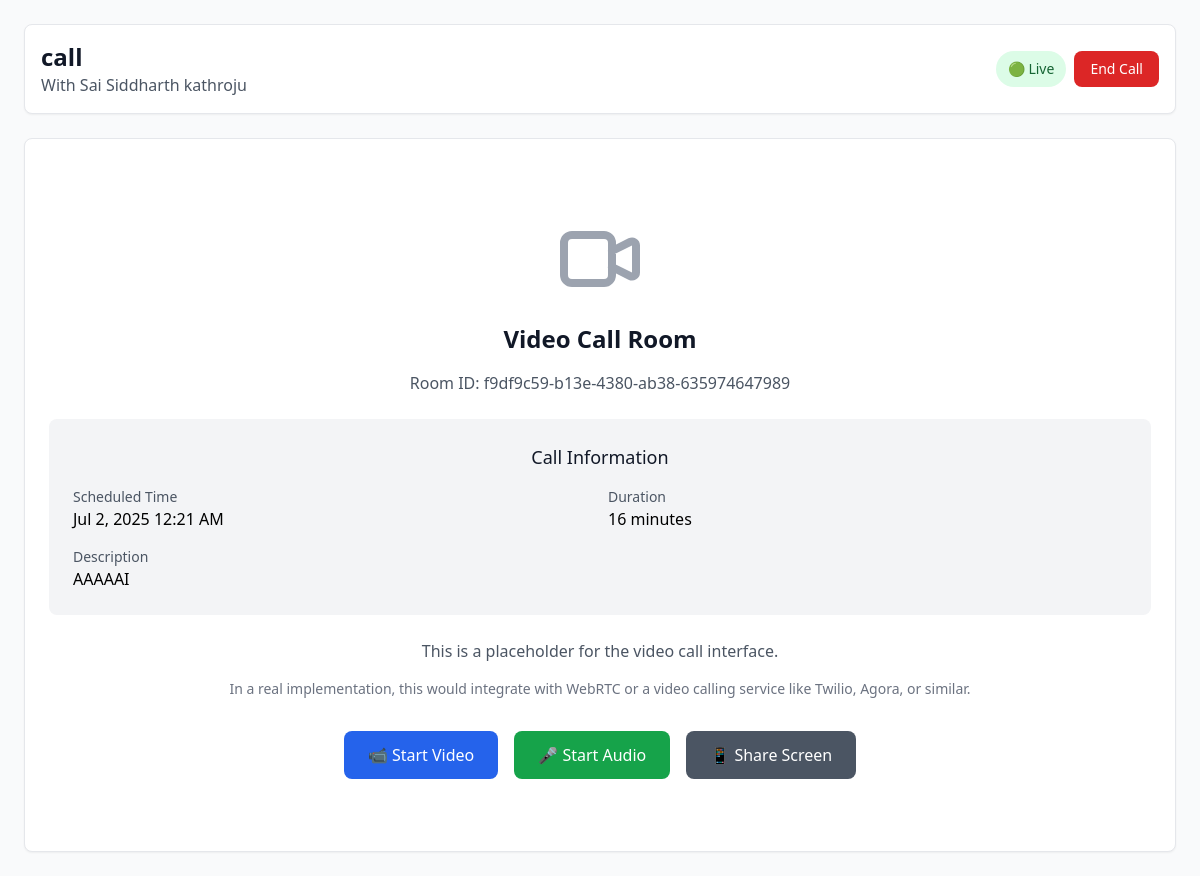
Screenshot of /video-call/1/ (signed in) with the database file from the repository.
### main/models.py (models this page shows, shortened)
class VideoCallSession(models.Model):
    STATUS_CHOICES = [
        ('scheduled', 'Scheduled'),
        ('ongoing', 'Ongoing'),
        ('completed', 'Completed'),
        ('cancelled', 'Cancelled'),
    ]
    initiator = models.ForeignKey(User, on_delete=models.CASCADE, related_name='initiated_calls')
    participant = models.ForeignKey(User, on_delete=models.CASCADE, related_name='participated_calls')
    title = models.CharField(max_length=200)
    description = models.TextField(blank=True)
    scheduled_time = models.DateTimeField()
    duration = models.IntegerField(default=30, help_text="Duration in minutes")
    status = models.CharField(max_length=10, choices=STATUS_CHOICES, default='scheduled')
    room_id = models.CharField(max_length=100, unique=True, blank=True)
    created_at = models.DateTimeField(auto_now_add=True)
    started_at = models.DateTimeField(null=True, blank=True)
    ended_at = models.DateTimeField(null=True, blank=True)
    class Meta:
        ordering = ['-scheduled_time']

### main/views.py (the view)
# urls.py: path('video-call/<int:call_id>/', views.video_call_room, name='video_call_room'),
@login_required
def video_call_room(request, call_id):
    call = get_object_or_404(VideoCallSession, id=call_id)
    if call.initiator != request.user and call.participant != request.user:
        messages.error(request, 'You are not authorized to join this call.')
        return redirect('video_calls')
    if call.status == 'scheduled':
        call.status = 'ongoing'
        call.started_at = timezone.now()
        call.save()
    context = {
        'call': call,
        'room_id': call.room_id,
        'is_initiator': call.initiator == request.user,
    }
    return render(request, 'main/video_call_room.html', context)

### main/context_processors.py (called while the page is built)
def unread_messages_count(request):
    if request.user.is_authenticated:
        unread_count = DirectMessage.objects.filter(
            receiver=request.user,
            is_read=False
        ).count()
        return {'unread_messages_count': unread_count}
    return {'unread_messages_count': 0}

### templates/main/video_call_room.html (shortened to what this page needs)
{% extends 'main/base_with_sidebar.html' %}
{% block content %}
<div class="p-6">
    <div class="max-w-6xl mx-auto">
        <div class="bg-white rounded-lg shadow-sm border border-gray-200 p-4 mb-6">
            <div class="flex items-center justify-between">
                <div>
                    <h1 class="text-2xl font-bold text-gray-900">{{ call.title }}</h1>
                    <p class="text-gray-600">
                        {% if call.initiator == request.user %}
                            With {{ call.participant.get_full_name }}
                        {% else %}
                            With {{ call.initiator.get_full_name }}
                        {% endif %}
                    </p>
                </div>
                <div class="flex space-x-2">
                    <span class="inline-flex items-center px-3 py-1 rounded-full text-sm font-medium bg-green-100 text-green-800">
                        🟢 Live
                    </span>
                    <a href="{% url 'end_video_call' call.id %}" class="bg-red-600 text-white px-4 py-2 rounded-lg text-sm font-medium hover:bg-red-700 transition-colors">
                        End Call
                    </a>
                </div>
            </div>
        </div>
        <div class="bg-white rounded-lg shadow-sm border border-gray-200 p-6">
            <div class="text-center py-12">
                <div class="text-gray-400 mb-4">
                    <svg class="w-24 h-24 mx-auto" fill="none" stroke="currentColor" viewBox="0 0 24 24">
                        <path stroke-linecap="round" stroke-linejoin="round" stroke-width="2" d="M15 10l4.553-2.276A1 1 0 0121 8.618v6.764a1 1 0 01-1.447.894L15 14M5 18h8a2 2 0 002-2V8a2 2 0 00-2-2H5a2 2 0 00-2 2v8a2 2 0 002 2z"></path>
                    </svg>
                </div>
                <h2 class="text-2xl font-bold text-gray-900 mb-4">Video Call Room</h2>
                <p class="text-gray-600 mb-6">Room ID: {{ call.room_id }}</p>
                <div class="bg-gray-100 rounded-lg p-6 mb-6">
                    <h3 class="text-lg font-medium text-gray-900 mb-4">Call Information</h3>
                    <div class="grid grid-cols-1 md:grid-cols-2 gap-4 text-left">
                        <div>
                            <p class="text-sm text-gray-600">Scheduled Time</p>
                            <p class="font-medium">{{ call.scheduled_time|date:"M j, Y g:i A" }}</p>
                        </div>
                        <div>
                            <p class="text-sm text-gray-600">Duration</p>
                            <p class="font-medium">{{ call.duration }} minutes</p>
                        </div>
                        <div class="md:col-span-2">
                            <p class="text-sm text-gray-600">Description</p>
                            <p class="font-medium">{{ call.description|default:"No description provided" }}</p>
                        </div>
                    </div>
                </div>
                <div class="space-y-4">
                    <p class="text-gray-600">This is a placeholder for the video call interface.</p>
                    <p class="text-sm text-gray-500">In a real implementation, this would integrate with WebRTC or a video calling service like Twilio, Agora, or similar.</p>
                </div>
                <div class="mt-8 flex justify-center space-x-4">
                    <button class="bg-blue-600 text-white px-6 py-3 rounded-lg font-medium hover:bg-blue-700 transition-colors">
                        📹 Start Video
                    </button>
                    <button class="bg-green-600 text-white px-6 py-3 rounded-lg font-medium hover:bg-green-700 transition-colors">
                        🎤 Start Audio
                    </button>
                    <button class="bg-gray-600 text-white px-6 py-3 rounded-lg font-medium hover:bg-gray-700 transition-colors">
                        📱 Share Screen
                    </button>
                </div>
            </div>
        </div>
    </div>
</div>
{% endblock %}

### rows the page displays
VideoCallSession: title "call", participant.get_full_name "Sai Siddharth kathroju", room_id "f9df9c59-b13e-4380-ab38-635974647989", scheduled_time "Jul 2, 2025 12:21 AM", duration "16", description "AAAAAI"
